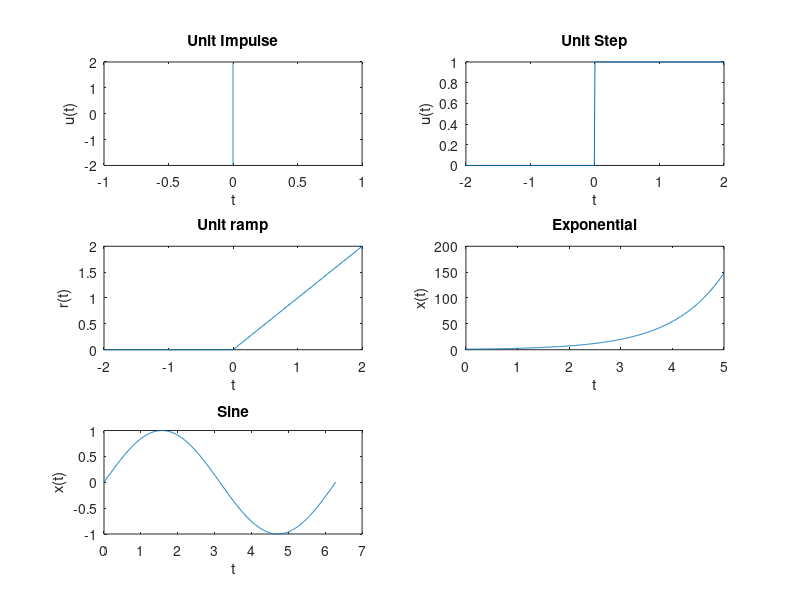

The MATLAB script that drew this image:
t=-2:0.01:2;
%y=[zeros(1,5),ones(1,6)];
u=(t>=0);
subplot(3,2,2);
plot(t,u);
title('Unit Step');
xlabel('t');
ylabel('u(t)');

%y=[zeros(1,5),ones(1,1),zeros(1,5)];
subplot(3,2,1);
plot(zeros(size(t)),t);
title('Unit Impulse');
xlabel('t');
ylabel('u(t)');

%y=[zeros(1,5),ones(1,6)];
x=(t.*u);
subplot(3,2,3);
plot(t,x);
title('Unit ramp');
xlabel('t');
ylabel('r(t)');

t4=0:0.01:5;
a=1;
x=exp(a*t4);
subplot(3,2,4);
plot(t4,x);
title('Exponential');
xlabel('t');
ylabel('x(t)');

t5=0:0.01:2*pi;
x=sin(t5);
subplot(3,2,5);
plot(t5,x);
title('Sine');
xlabel('t');
ylabel('x(t)');